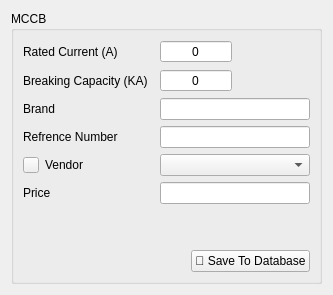
      <widget class="QWidget" name="mccb">
       <layout class="QGridLayout" name="gridLayout_15">
        <item row="0" column="0">
         <widget class="QGroupBox" name="groupBox_7">
          <property name="title">
           <string>MCCB</string>
          </property>
          <layout class="QGridLayout" name="gridLayout_13">
           <item row="4" column="0" colspan="2">
            <widget class="QLabel" name="label_53">
             <property name="text">
              <string>Refrence Number</string>
             </property>
            </widget>
           </item>
           <item row="5" column="1">
            <widget class="QLabel" name="label_52">
             <property name="text">
              <string>Vendor</string>
             </property>
            </widget>
           </item>
           <item row="1" column="0" colspan="2">
            <widget class="QLabel" name="label_55">
             <property name="text">
              <string>Rated Current (A)</string>
             </property>
            </widget>
           </item>
           <item row="3" column="0" colspan="2">
            <widget class="QLabel" name="label_54">
             <property name="text">
              <string>Brand</string>
             </property>
            </widget>
           </item>
           <item row="5" column="0">
            <widget class="QPushButton" name="add_vendor_btn2">
             <property name="maximumSize">
              <size>
               <width>16</width>
               <height>16</height>
              </size>
             </property>
             <property name="text">
              <string/>
             </property>
             <property name="icon">
              <iconset>
               <normaloff>../assets/plus.png</normaloff>../assets/plus.png</iconset>
             </property>
            </widget>
           </item>
           <item row="7" column="0" colspan="2">
            <widget class="QLabel" name="label_57">
             <property name="text">
              <string>Price</string>
             </property>
            </widget>
           </item>
           <item row="2" column="0" colspan="2">
            <widget class="QLabel" name="label_56">
             <property name="text">
              <string>Breaking Capacity (KA)</string>
             </property>
            </widget>
           </item>
           <item row="2" column="3">
            <widget class="QSpinBox" name="spinBox_17">
             <property name="maximumSize">
              <size>
               <width>100</width>
               <height>16777215</height>
              </size>
             </property>
             <property name="alignment">
              <set>Qt::AlignCenter</set>
             </property>
             <property name="buttonSymbols">
              <enum>QAbstractSpinBox::NoButtons</enum>
             </property>
             <property name="maximum">
              <number>999</number>
             </property>
            </widget>
           </item>
           <item row="9" column="0" colspan="5" alignment="Qt::AlignRight">
            <widget class="QPushButton" name="pushButton_15">
             <property name="maximumSize">
              <size>
               <width>150</width>
               <height>16777215</height>
              </size>
             </property>
             <property name="text">
              <string>💾 Save To Database</string>
             </property>
            </widget>
           </item>
           <item row="8" column="4">
            <spacer name="verticalSpacer_7">
             <property name="orientation">
              <enum>Qt::Vertical</enum>
             </property>
             <property name="sizeHint" stdset="0">
              <size>
               <width>20</width>
               <height>40</height>
              </size>
             </property>
            </spacer>
           </item>
           <item row="1" column="3">
            <widget class="QSpinBox" name="spinBox_18">
             <property name="maximumSize">
              <size>
               <width>100</width>
               <height>16777215</height>
              </size>
             </property>
             <property name="alignment">
              <set>Qt::AlignCenter</set>
             </property>
             <property name="buttonSymbols">
              <enum>QAbstractSpinBox::NoButtons</enum>
             </property>
             <property name="maximum">
              <number>999</number>
             </property>
            </widget>
           </item>
           <item row="7" column="3" colspan="2">
            <widget class="QLineEdit" name="lineEdit_23">
             <property name="alignment">
              <set>Qt::AlignCenter</set>
             </property>
            </widget>
           </item>
           <item row="4" column="3" colspan="2">
            <widget class="QLineEdit" name="lineEdit_22">
             <property name="minimumSize">
              <size>
               <width>150</width>
               <height>0</height>
              </size>
             </property>
            </widget>
           </item>
           <item row="3" column="3" colspan="2">
            <widget class="QLineEdit" name="lineEdit_21">
             <property name="alignment">
              <set>Qt::AlignCenter</set>
             </property>
            </widget>
           </item>
           <item row="5" column="3" colspan="2">
            <widget class="QComboBox" name="comboBox_11"/>
           </item>
          </layout>
         </widget>
        </item>
       </layout>
      </widget>
